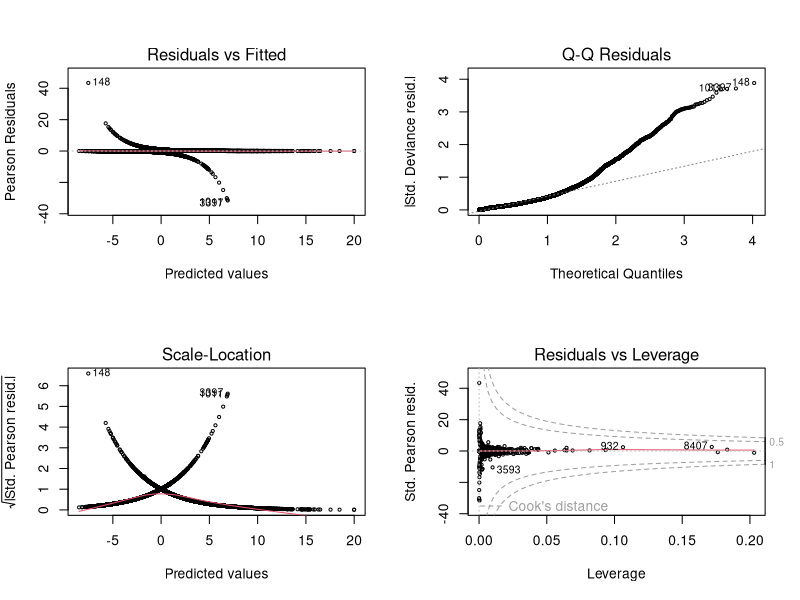

Reproduce this figure in R.
## ---- chunk 1
# setwd("/Users/typhoeus/Documents/Courses/STAT 423/Project/")
library(corrplot)
library(car)  
library(ggplot2)
library(vcd)
library(gridExtra)
library(MASS)
library(leaps)

## ---- chunk 2

train_data <- read.csv("train_data.csv")
test_data <- read.csv("test_data.csv")

train_data = subset(train_data, select = -X)
test_data = subset(test_data, select = -X)


columns_to_factor <- c("ip", "https_token", "prefix_suffix", "google_index", "status")

train_data[, columns_to_factor] <- lapply(train_data[, columns_to_factor], factor)

test_data[, columns_to_factor] <- lapply(test_data[, columns_to_factor], factor)

str(train_data)
## ---- chunk 3
# full model
fit_full = glm(status~., data=train_data, family=binomial)

# empty model
fit_empty = glm(status~1, data=train_data, family=binomial)
## ---- chunk 4
step(fit_full, dir="backward")

step(fit_empty, dir="forward", scope=list(upper=fit_full,lowwer=fit_empty))
## ---- chunk 5

model_best_AIC = glm(formula = status ~ google_index + page_rank + nb_www + phish_hints + 
    web_traffic + ratio_digits_host + ip + domain_age + nb_dslash + 
    nb_redirection + length_hostname + https_token + special_char + 
    nb_subdomains + http_in_path + ratio_digits_url + nb_com + 
    domain_registration_length, family = binomial, data = train_data)

summary(model_best_AIC)
## ---- chunk 6
p = ncol(train_data) - 1

# cat("The leave-one out cross validation for best model selected by AIC is: ", loocv.lm(model_best_backward))
CP_fit_bwd <- regsubsets(status ~ ., data = train_data, nvmax = p, method = "backward")

CP_fit_fwd <- regsubsets(status ~ ., data = train_data, nvmax = p, method = "forward")

cat("model selected by Mallows’s CP farward has cp: ", min(summary(CP_fit_fwd)$cp), "\n")
cat("model selected by Mallows’s CP backward has cp: ", min(summary(CP_fit_bwd)$cp), "\n")

model_best_forward_CP <- which.min(summary(CP_fit_fwd)$cp)
cp_predictors_forward <- names(which(summary(CP_fit_fwd)$which[model_best_forward_CP, ] == TRUE))
cat("Predictors selected by Mallows’s CP forward:", paste(cp_predictors_forward, collapse = ", "), "\n")

# Find the predictors selected by BIC
model_best_backward_CP <- which.min(summary(CP_fit_bwd)$cp)
cp_predictors_backward <- names(which(summary(CP_fit_bwd)$which[model_best_backward_CP, ] == TRUE))
cat("Predictors selected by Mallows’s CP backward:", paste(cp_predictors_backward, collapse = ", "), "\n")

model_best_CP = glm(status~length_hostname+ip+special_char+nb_www+nb_com+nb_dslash+http_in_path+https_token+ratio_digits_url+ratio_digits_host+nb_subdomains+nb_redirection+char_repeat+phish_hints+domain_registration_length+domain_age+web_traffic+google_index+page_rank, data=train_data, family=binomial)

summary(model_best_CP)
## ---- chunk 7
anova(model_best_AIC, model_best_CP, test="Chisq")
## ---- chunk 8
par(mfrow = c(2, 2))
plot(model_best_AIC, cex = 0.5)
## ---- chunk 9
conf_intervals = confint(model_best_AIC)
print(conf_intervals)
## ---- chunk 10
predictions = predict(model_best_AIC, newdata = test_data, type = "response")
binary_predictions = ifelse(predictions >= 0.5, 1, 0)
accuracy <- sum(binary_predictions == test_data$status) / nrow(test_data)
accuracy
# binary_predictions
sum(binary_predictions == test_data$status)
# length(test.data)

conf_matrix = table(test_data$status, binary_predictions)
print("this is the confusion ")
conf_matrix
